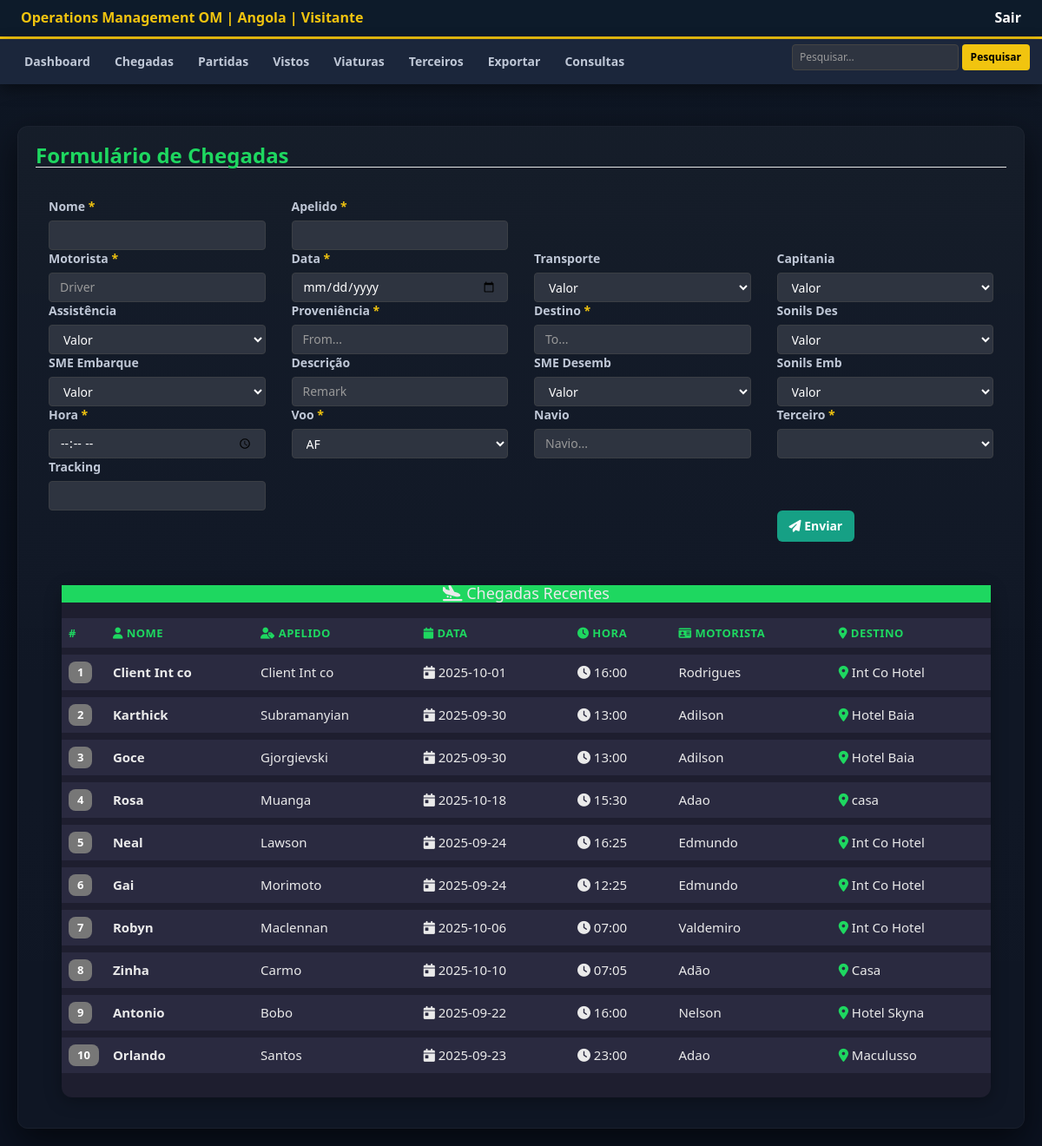
/chegadas_cadastrar.php, run on the app's committed database.
### tables this page shows
CREATE TABLE `meetchegadas` (
  `id` int NOT NULL,
  `Nome` varchar(50) NOT NULL,
  `Apelido` varchar(50) NOT NULL,
  `Motorista` text NOT NULL,
  `Data` date NOT NULL,
  `Transporte` varchar(50) NOT NULL,
  `Embarques` text NOT NULL,
  `SonilsAcesso` varchar(50) NOT NULL,
  `Capitania` text NOT NULL,
  `Desembarques` varchar(50) NOT NULL,
  `Proveniencia` varchar(50) NOT NULL,
  `Destino` varchar(50) NOT NULL,
  `Navio` varchar(50) NOT NULL,
  `Descricao` varchar(50) NOT NULL,
  `Hora` varchar(50) NOT NULL,
  `Voo` varchar(50) NOT NULL,
  `ValorTransporte` varchar(50) NOT NULL,
  `Terceiro` varchar(50) NOT NULL,
  `Trackingnumber` varchar(50) NOT NULL,
  `ValorCapitania` varchar(50) NOT NULL,
  `ValorEmbarque` varchar(50) NOT NULL,
  `ValorDesembarque` varchar(50) NOT NULL,
  `ValorAcesso` varchar(50) NOT NULL,
  `image` varchar(50) NOT NULL,
  `ValorAssistencia` varchar(50) NOT NULL,
  `assisgate` varchar(50) NOT NULL
);

### chegadas_cadastrar.php (the view, shortened to what this page needs)
<?php
include_once("conexao.php");
?>
<!DOCTYPE html>
<html lang="pt">
<head>
    <link href="//maxcdn.bootstrapcdn.com/bootstrap/3.3.7/css/bootstrap.min.css" rel="stylesheet" id="bootstrap-css">
    <link rel="stylesheet" href="https://cdnjs.cloudflare.com/ajax/libs/font-awesome/6.4.0/css/all.min.css">
    <link rel="stylesheet" href="chegadas_cadastrar.css">
</head>
<body onload="get_client_list()">
    <?php
        include_once("st_cabecalho.php");
    ?>
    <div class="form-wrapper">
        <form id="chegadasForm" class="form-horizontal" onsubmit="norefresh_form(); return false;">
            <fieldset>
                <legend><h3 class="text-success">Formulário de Chegadas</h3></legend>
                <div class="panel-body">
                    <div class="row g-2 align-items-center">
                        <div class="col-md-3">
                            <label for="Nome" class="form-label mb-0">Nome <span style="color:var(--accent)">*</span></label>
                            <input id="Nome" name="Nome" class="form-control form-control-sm" required type="text">
                        </div>
                        <div class="col-md-3">
                            <label for="Apelido" class="form-label mb-0">Apelido <span style="color:var(--accent)">*</span></label>
                            <input id="Apelido" name="Apelido" class="form-control form-control-sm" required type="text">
                        </div>
                    </div>
                    <div class="row g-2">
                        <div class="col-md-3">
                            <label>Motorista <span style="color:var(--accent)">*</span></label>
                            <input id="Motorista" name="Motorista" class="form-control" required type="text" maxlength="20" placeholder="Driver">
                        </div>
                        <div class="col-md-3">
                            <label>Data <span style="color:var(--accent)">*</span></label>
                            <input id="Data" name="Data" class="form-control" required type="date">
                        </div>
                        <div class="col-md-3">
                            <label>Transporte</label>
                            <select id="ValorTransporte" name="ValorTransporte" class="form-control">
                                <option value="0">Valor</option>
                            </select>
                        </div>
                        <div class="col-md-3">
                            <label>Capitania</label>
                            <select id="ValorCapitania" name="ValorCapitania" class="form-control">
                                <option value="0">Valor</option>
                            </select>
                        </div>
                    </div>
                    <div class="row g-2">
                        <div class="col-md-3">
                            <label>Assistência</label>
                            <select id="assisgate" name="assisgate" class="form-control">
                                <option value="0">Valor</option>
                            </select>
                        </div>
                        <div class="col-md-3">
                            <label>Proveniência <span style="color:var(--accent)">*</span></label>
                            <input id="Proveniencia" name="Proveniencia" class="form-control" placeholder="From..." required type="text">
                        </div>
                        <div class="col-md-3">
                            <label>Destino <span style="color:var(--accent)">*</span></label>
                            <input id="Destino" name="Destino" class="form-control" placeholder="To..." required type="text">
                        </div>
                        <div class="col-md-3">
                            <label>Sonils Des</label>
                            <select id="ValorAssistencia" name="ValorAssistencia" class="form-control">
                                <option value="0">Valor</option>
                            </select>
                        </div>
                    </div>
                    <div class="row g-2">
                        <div class="col-md-3">
                            <label>SME Embarque</label>
                            <select id="ValorEmbarque" name="ValorEmbarque" class="form-control">
                                <option value="0">Valor</option>
                            </select>
                        </div>
                        <div class="col-md-3">
                            <label>Descrição</label>
                            <input id="Descricao" name="Descricao" class="form-control" placeholder="Remark" type="text">
                        </div>
                        <div class="col-md-3">
                            <label >SME Desemb</label>
                            <select id="ValorDesembarque" name="ValorDesembarque" class="form-control">
                                <option value="0">Valor</option>
                            </select>
                        </div>
                        <div class="col-md-3">
                            <label>Sonils Emb</label>
                            <select id="ValorAcesso" name="ValorAcesso" class="form-control">
                                <option value="0">Valor</option>
                            </select>
                        </div>
                    </div>
                    <div class="row g-2">
                        <div class="col-md-3">
                            <label>Hora <span style="color:var(--accent)">*</span></label>
                            <input id="Hora" name="Hora" class="form-control" required type="time">
                        </div>
                        <div class="col-md-3">
                            <label>Voo <span style="color:var(--accent)">*</span></label>
                            <select id="Voo" name="Voo" class="form-control" required>
                                <option value="AF">AF</option>
                            </select>
                        </div>
                        <div class="col-md-3">
                            <label>Navio</label>
                            <input id="Navio" name="Navio" class="form-control" placeholder="Navio..." type="text">
                        </div>
                        <div class="col-md-3">
                            <label>Terceiro <span style="color:var(--accent)">*</span></label>
                            <select id="Terceiro" name="Terceiro" class="form-control">
                            </select>
                        </div>
                    </div>
                    <div class="row g-2">
                        <div class="col-md-3">
                            <label>Tracking</label>
                            <input id="Trackingnumber" name="Trackingnumber" class="form-control" type="text" placeholder="">
                        </div>
                        <div class="col-md-5">
                        </div>
                    </div>
                    <div class="row g-2">
                        <div class="col-md-9">
                        </div>
                        <div class="col-md-3 d-flex gap-2">
                            <button id="Listar" name="Listar" class="btn btn-success" type="submit" title="Enviar">
                                <i class="fa fa-paper-plane"></i> Enviar
                            </button>
                        </div>
                    </div>
                    <div class="container" style="margin-top:40px; max-width:1100px;">
                        <div class="card shadow-sm border-0" style="border-radius:12px; background:#1e1e2f; color:#eaeaea;">
                            <div class="card-header text-white" style="background:linear-gradient(90deg, #1ed760, #1ed760); border-radius:0px;">
                                <h4 class="text-center mb-0">
                                    <i class="fa fa-plane-arrival"></i> Chegadas Recentes
                                </h4>
                            </div>
                            <div class="card-body p-4">
                                <div class="table-responsive">
                                    <table class="table table-hover align-middle mb-0" style="color:#eaeaea;">
                                        <thead style="background:#2a2a40; color:#00aaff; font-weight:600;">
                                            <tr>
                                                <th class="text-success" style="width:50px;">#</th>
                                                <th class="text-success"><i class="fa fa-user text-success"></i> Nome</th>
                                                <th class="text-success"><i class="fa fa-user-tag text-success"></i> Apelido</th>
                                                <th class="text-success"><i class="fa fa-calendar text-success"></i> Data</th>
                                                <th class="text-success"><i class="fa fa-clock text-success"></i> Hora</th>
                                                <th class="text-success"><i class="fa fa-id-card text-success"></i> Motorista</th>
                                                <th class="text-success"><i class="fa fa-map-marker-alt text-success"></i> Destino</th>
                                            </tr>
                                        </thead>
                                        <tbody style="font-size:15px;">
                                            <?php
                                            $sql = "SELECT Nome, Apelido, Data, Hora, Motorista, Destino
                                                    FROM meetchegadas
                                                    ORDER BY id DESC
                                                    LIMIT 10";
                                            $resultado = mysqli_query($conexao, $sql);
                                            if ($resultado && mysqli_num_rows($resultado) > 0) {
                                                $contador = 1;
                                                while ($linha = mysqli_fetch_assoc($resultado)) {
                                                    echo '<tr style="transition:background 0.2s; cursor:pointer;">';
                                                    echo '<td><span class="badge bg-primary" style="font-size:13px; padding:6px 10px; border-radius:8px;">' . $contador . '</span></td>';
                                                    echo '<td><strong>' . htmlspecialchars($linha['Nome']) . '</strong></td>';
                                                    echo '<td>' . htmlspecialchars($linha['Apelido']) . '</td>';
                                                    echo '<td><i class="fa fa-calendar-day text-secondary"></i> ' . htmlspecialchars($linha['Data']) . '</td>';
                                                    echo '<td><i class="fa fa-clock text-secondary"></i> ' . htmlspecialchars($linha['Hora']) . '</td>';
                                                    echo '<td>' . htmlspecialchars($linha['Motorista']) . '</td>';
                                                    echo '<td><i class="fa fa-location-dot text-success"></i> ' . htmlspecialchars($linha['Destino']) . '</td>';
                                                    echo '</tr>';
                                                    $contador++;
                                                }
                                            } else {
                                                echo "<tr><td colspan='7' class='text-center text-muted py-3'><i class='fa fa-info-circle'></i> Nenhuma chegada registada ainda.</td></tr>";
                                            }
                                            ?>
                                        </tbody>
                                    </table>
                                </div>
                            </div>
                        </div>
                    </div>
                </div>
            </fieldset>
        </form>
    </div>
</body>
</html>

### data on the page
meetchegadas: Nome "Client Int co", Apelido "Client Int co", Data "2025-10-01", Hora "16:00", Motorista "Rodrigues", Destino "Int Co Hotel"
meetchegadas: Nome "Karthick", Apelido "Subramanyian", Data "2025-09-30", Hora "13:00", Motorista "Adilson", Destino "Hotel Baia"
meetchegadas: Nome "Goce", Apelido "Gjorgievski", Data "2025-09-30", Hora "13:00", Motorista "Adilson", Destino "Hotel Baia"
meetchegadas: Nome "Rosa", Apelido "Muanga", Data "2025-10-18", Hora "15:30", Motorista "Adao", Destino "casa"
meetchegadas: Nome "Neal", Apelido "Lawson", Data "2025-09-24", Hora "16:25", Motorista "Edmundo", Destino "Int Co Hotel"
meetchegadas: Nome "Gai", Apelido "Morimoto", Data "2025-09-24", Hora "12:25", Motorista "Edmundo", Destino "Int Co Hotel"
meetchegadas: Nome "Robyn", Apelido "Maclennan", Data "2025-10-06", Hora "07:00", Motorista "Valdemiro", Destino "Int Co Hotel"
meetchegadas: Nome "Zinha", Apelido "Carmo", Data "2025-10-10", Hora "07:05", Motorista "Adão", Destino "Casa"
meetchegadas: Nome "Antonio", Apelido "Bobo", Data "2025-09-22", Hora "16:00", Motorista "Nelson", Destino "Hotel Skyna"
meetchegadas: Nome "Orlando", Apelido "Santos", Data "2025-09-23", Hora "23:00", Motorista "Adao", Destino "Maculusso"

### other printed values
$percorre['login'] "Visitante"
